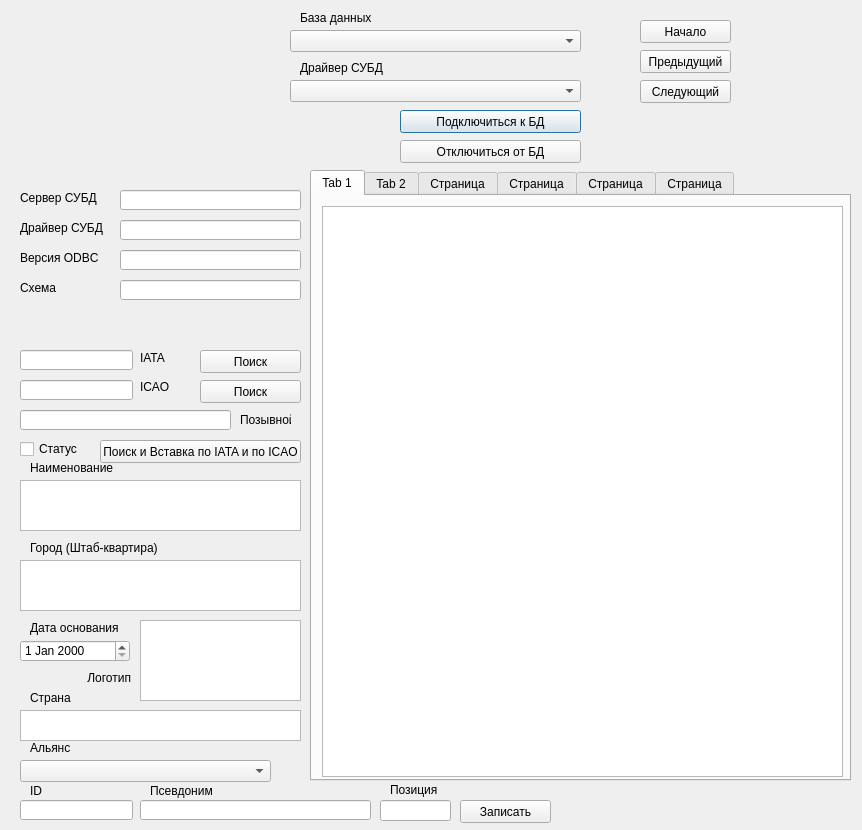
<?xml version="1.0" encoding="UTF-8"?>
<ui version="4.0">
 <class>Dialog</class>
 <widget class="QDialog" name="Dialog">
  <property name="geometry">
   <rect>
    <x>0</x>
    <y>0</y>
    <width>862</width>
    <height>830</height>
   </rect>
  </property>
  <property name="sizePolicy">
   <sizepolicy hsizetype="Fixed" vsizetype="Fixed">
    <horstretch>0</horstretch>
    <verstretch>0</verstretch>
   </sizepolicy>
  </property>
  <property name="windowTitle">
   <string>Dialog</string>
  </property>
  <widget class="QLabel" name="label_12">
   <property name="geometry">
    <rect>
     <x>20</x>
     <y>220</y>
     <width>91</width>
     <height>16</height>
    </rect>
   </property>
   <property name="text">
    <string>Драйвер СУБД</string>
   </property>
  </widget>
  <widget class="QLineEdit" name="lineEdit_ODBCversion">
   <property name="geometry">
    <rect>
     <x>120</x>
     <y>250</y>
     <width>181</width>
     <height>20</height>
    </rect>
   </property>
  </widget>
  <widget class="QLabel" name="label_11">
   <property name="geometry">
    <rect>
     <x>20</x>
     <y>190</y>
     <width>91</width>
     <height>16</height>
    </rect>
   </property>
   <property name="text">
    <string>Сервер СУБД</string>
   </property>
  </widget>
  <widget class="QPushButton" name="pushButton_SelectDB">
   <property name="geometry">
    <rect>
     <x>400</x>
     <y>110</y>
     <width>181</width>
     <height>23</height>
    </rect>
   </property>
   <property name="text">
    <string>Подключиться к БД</string>
   </property>
  </widget>
  <widget class="QLineEdit" name="lineEdit_Driver">
   <property name="geometry">
    <rect>
     <x>120</x>
     <y>220</y>
     <width>181</width>
     <height>20</height>
    </rect>
   </property>
  </widget>
  <widget class="QLineEdit" name="lineEdit_Schema">
   <property name="geometry">
    <rect>
     <x>120</x>
     <y>280</y>
     <width>181</width>
     <height>20</height>
    </rect>
   </property>
  </widget>
  <widget class="QLabel" name="label_14">
   <property name="geometry">
    <rect>
     <x>20</x>
     <y>250</y>
     <width>91</width>
     <height>16</height>
    </rect>
   </property>
   <property name="text">
    <string>Версия ODBC</string>
   </property>
  </widget>
  <widget class="QLabel" name="label_15">
   <property name="geometry">
    <rect>
     <x>20</x>
     <y>280</y>
     <width>91</width>
     <height>16</height>
    </rect>
   </property>
   <property name="text">
    <string>Схема</string>
   </property>
  </widget>
  <widget class="QLineEdit" name="lineEdit_Server">
   <property name="geometry">
    <rect>
     <x>120</x>
     <y>190</y>
     <width>181</width>
     <height>20</height>
    </rect>
   </property>
  </widget>
  <widget class="QPushButton" name="pushButton_Disconnect">
   <property name="geometry">
    <rect>
     <x>400</x>
     <y>140</y>
     <width>181</width>
     <height>23</height>
    </rect>
   </property>
   <property name="text">
    <string>Отключиться от БД</string>
   </property>
  </widget>
  <widget class="QPushButton" name="pushButton_Update">
   <property name="enabled">
    <bool>true</bool>
   </property>
   <property name="geometry">
    <rect>
     <x>460</x>
     <y>800</y>
     <width>91</width>
     <height>23</height>
    </rect>
   </property>
   <property name="text">
    <string>Записать</string>
   </property>
  </widget>
  <widget class="QLabel" name="label_17">
   <property name="geometry">
    <rect>
     <x>30</x>
     <y>780</y>
     <width>111</width>
     <height>21</height>
    </rect>
   </property>
   <property name="text">
    <string>ID</string>
   </property>
  </widget>
  <widget class="QLineEdit" name="lineEdit_Position">
   <property name="geometry">
    <rect>
     <x>380</x>
     <y>800</y>
     <width>71</width>
     <height>21</height>
    </rect>
   </property>
  </widget>
  <widget class="QPushButton" name="pushButton_Begin">
   <property name="geometry">
    <rect>
     <x>640</x>
     <y>20</y>
     <width>91</width>
     <height>23</height>
    </rect>
   </property>
   <property name="text">
    <string>Начало</string>
   </property>
  </widget>
  <widget class="QLineEdit" name="lineEdit_AirLineCodeIATA">
   <property name="geometry">
    <rect>
     <x>20</x>
     <y>350</y>
     <width>113</width>
     <height>20</height>
    </rect>
   </property>
  </widget>
  <widget class="QLineEdit" name="lineEdit_AirLineAlias">
   <property name="geometry">
    <rect>
     <x>140</x>
     <y>800</y>
     <width>231</width>
     <height>20</height>
    </rect>
   </property>
  </widget>
  <widget class="QTextEdit" name="textEdit_AirLineCity">
   <property name="geometry">
    <rect>
     <x>20</x>
     <y>560</y>
     <width>281</width>
     <height>51</height>
    </rect>
   </property>
  </widget>
  <widget class="QLabel" name="label_7">
   <property name="geometry">
    <rect>
     <x>30</x>
     <y>690</y>
     <width>101</width>
     <height>16</height>
    </rect>
   </property>
   <property name="text">
    <string>Страна</string>
   </property>
  </widget>
  <widget class="QTextEdit" name="textEdit_AirLineName">
   <property name="geometry">
    <rect>
     <x>20</x>
     <y>480</y>
     <width>281</width>
     <height>51</height>
    </rect>
   </property>
  </widget>
  <widget class="QPushButton" name="pushButton_SearchByIATA">
   <property name="geometry">
    <rect>
     <x>200</x>
     <y>350</y>
     <width>101</width>
     <height>23</height>
    </rect>
   </property>
   <property name="text">
    <string>Поиск</string>
   </property>
  </widget>
  <widget class="QLabel" name="label_6">
   <property name="geometry">
    <rect>
     <x>30</x>
     <y>620</y>
     <width>181</width>
     <height>16</height>
    </rect>
   </property>
   <property name="text">
    <string>Дата основания</string>
   </property>
  </widget>
  <widget class="QLabel" name="label_3">
   <property name="geometry">
    <rect>
     <x>30</x>
     <y>460</y>
     <width>111</width>
     <height>16</height>
    </rect>
   </property>
   <property name="text">
    <string>Наименование</string>
   </property>
  </widget>
  <widget class="QLabel" name="label_5">
   <property name="geometry">
    <rect>
     <x>30</x>
     <y>540</y>
     <width>151</width>
     <height>16</height>
    </rect>
   </property>
   <property name="text">
    <string>Город (Штаб-квартира)</string>
   </property>
  </widget>
  <widget class="QLabel" name="label_18">
   <property name="geometry">
    <rect>
     <x>390</x>
     <y>780</y>
     <width>61</width>
     <height>20</height>
    </rect>
   </property>
   <property name="text">
    <string>Позиция</string>
   </property>
  </widget>
  <widget class="QLabel" name="label_2">
   <property name="geometry">
    <rect>
     <x>140</x>
     <y>380</y>
     <width>47</width>
     <height>13</height>
    </rect>
   </property>
   <property name="text">
    <string>ICAO</string>
   </property>
  </widget>
  <widget class="QLineEdit" name="lineEdit_AirLineID">
   <property name="geometry">
    <rect>
     <x>20</x>
     <y>800</y>
     <width>113</width>
     <height>20</height>
    </rect>
   </property>
  </widget>
  <widget class="QLabel" name="label_19">
   <property name="geometry">
    <rect>
     <x>150</x>
     <y>780</y>
     <width>111</width>
     <height>21</height>
    </rect>
   </property>
   <property name="text">
    <string>Псевдоним</string>
   </property>
  </widget>
  <widget class="QLabel" name="label">
   <property name="geometry">
    <rect>
     <x>140</x>
     <y>350</y>
     <width>51</width>
     <height>16</height>
    </rect>
   </property>
   <property name="text">
    <string>IATA</string>
   </property>
  </widget>
  <widget class="QLineEdit" name="lineEdit_AirLineCodeICAO">
   <property name="geometry">
    <rect>
     <x>20</x>
     <y>380</y>
     <width>113</width>
     <height>20</height>
    </rect>
   </property>
  </widget>
  <widget class="QPushButton" name="pushButton_Next">
   <property name="geometry">
    <rect>
     <x>640</x>
     <y>80</y>
     <width>91</width>
     <height>23</height>
    </rect>
   </property>
   <property name="text">
    <string>Следующий</string>
   </property>
  </widget>
  <widget class="QTextEdit" name="textEdit_AirLineCountry">
   <property name="geometry">
    <rect>
     <x>20</x>
     <y>710</y>
     <width>281</width>
     <height>31</height>
    </rect>
   </property>
  </widget>
  <widget class="QPushButton" name="pushButton_Previous">
   <property name="geometry">
    <rect>
     <x>640</x>
     <y>50</y>
     <width>91</width>
     <height>23</height>
    </rect>
   </property>
   <property name="text">
    <string>Предыдущий</string>
   </property>
  </widget>
  <widget class="QLabel" name="label_24">
   <property name="geometry">
    <rect>
     <x>240</x>
     <y>410</y>
     <width>51</width>
     <height>20</height>
    </rect>
   </property>
   <property name="text">
    <string>Позывной</string>
   </property>
  </widget>
  <widget class="QLineEdit" name="lineEdit_CallSign">
   <property name="geometry">
    <rect>
     <x>20</x>
     <y>410</y>
     <width>211</width>
     <height>20</height>
    </rect>
   </property>
  </widget>
  <widget class="QPushButton" name="pushButton_SearchByICAO">
   <property name="geometry">
    <rect>
     <x>200</x>
     <y>380</y>
     <width>101</width>
     <height>23</height>
    </rect>
   </property>
   <property name="text">
    <string>Поиск</string>
   </property>
  </widget>
  <widget class="QPushButton" name="pushButton_Insert">
   <property name="geometry">
    <rect>
     <x>100</x>
     <y>440</y>
     <width>201</width>
     <height>23</height>
    </rect>
   </property>
   <property name="text">
    <string>Поиск и Вставка по IATA и по ICAO</string>
   </property>
  </widget>
  <widget class="QLabel" name="label_25">
   <property name="geometry">
    <rect>
     <x>10</x>
     <y>20</y>
     <width>131</width>
     <height>141</height>
    </rect>
   </property>
   <property name="text">
    <string/>
   </property>
   <property name="pixmap">
    <pixmap>Q:/SoftWare Application/GraphicalIDEs/GraphicalResources/Icons/folder.ico</pixmap>
   </property>
  </widget>
  <widget class="QLabel" name="label_26">
   <property name="geometry">
    <rect>
     <x>590</x>
     <y>20</y>
     <width>41</width>
     <height>41</height>
    </rect>
   </property>
   <property name="text">
    <string/>
   </property>
   <property name="pixmap">
    <pixmap>Q:/SoftWare Application/GraphicalIDEs/GraphicalResources/Icons/a_25.ico</pixmap>
   </property>
  </widget>
  <widget class="QLabel" name="label_27">
   <property name="geometry">
    <rect>
     <x>590</x>
     <y>70</y>
     <width>41</width>
     <height>41</height>
    </rect>
   </property>
   <property name="text">
    <string/>
   </property>
   <property name="pixmap">
    <pixmap>Q:/SoftWare Application/GraphicalIDEs/GraphicalResources/Icons/a_21.ico</pixmap>
   </property>
  </widget>
  <widget class="QLabel" name="label_28">
   <property name="geometry">
    <rect>
     <x>350</x>
     <y>120</y>
     <width>41</width>
     <height>41</height>
    </rect>
   </property>
   <property name="text">
    <string/>
   </property>
   <property name="pixmap">
    <pixmap>Q:/SoftWare Application/GraphicalIDEs/GraphicalResources/Icons/a_22.ico</pixmap>
   </property>
  </widget>
  <widget class="QLabel" name="label_29">
   <property name="geometry">
    <rect>
     <x>150</x>
     <y>20</y>
     <width>131</width>
     <height>141</height>
    </rect>
   </property>
   <property name="text">
    <string/>
   </property>
   <property name="pixmap">
    <pixmap>Q:/SoftWare Application/GraphicalIDEs/GraphicalResources/Icons/Device_Drive_Internal_alt_24444.ico</pixmap>
   </property>
  </widget>
  <widget class="QCheckBox" name="checkBox_Status">
   <property name="geometry">
    <rect>
     <x>20</x>
     <y>440</y>
     <width>71</width>
     <height>18</height>
    </rect>
   </property>
   <property name="text">
    <string>Статус</string>
   </property>
  </widget>
  <widget class="QDateEdit" name="dateEdit_CreateDate">
   <property name="geometry">
    <rect>
     <x>20</x>
     <y>640</y>
     <width>110</width>
     <height>22</height>
    </rect>
   </property>
  </widget>
  <widget class="QGraphicsView" name="graphicsView_Logo">
   <property name="geometry">
    <rect>
     <x>140</x>
     <y>620</y>
     <width>161</width>
     <height>81</height>
    </rect>
   </property>
  </widget>
  <widget class="QLabel" name="label_10">
   <property name="geometry">
    <rect>
     <x>30</x>
     <y>740</y>
     <width>211</width>
     <height>16</height>
    </rect>
   </property>
   <property name="text">
    <string>Альянс</string>
   </property>
  </widget>
  <widget class="QComboBox" name="comboBox_Alliance">
   <property name="geometry">
    <rect>
     <x>20</x>
     <y>760</y>
     <width>251</width>
     <height>22</height>
    </rect>
   </property>
  </widget>
  <widget class="QLabel" name="label_22">
   <property name="geometry">
    <rect>
     <x>30</x>
     <y>670</y>
     <width>101</width>
     <height>16</height>
    </rect>
   </property>
   <property name="text">
    <string>Логотип</string>
   </property>
   <property name="alignment">
    <set>Qt::AlignmentFlag::AlignRight|Qt::AlignmentFlag::AlignTrailing|Qt::AlignmentFlag::AlignVCenter</set>
   </property>
  </widget>
  <widget class="QLabel" name="label_16">
   <property name="geometry">
    <rect>
     <x>300</x>
     <y>60</y>
     <width>111</width>
     <height>16</height>
    </rect>
   </property>
   <property name="text">
    <string>Драйвер СУБД</string>
   </property>
  </widget>
  <widget class="QLabel" name="label_8">
   <property name="geometry">
    <rect>
     <x>300</x>
     <y>10</y>
     <width>111</width>
     <height>16</height>
    </rect>
   </property>
   <property name="text">
    <string>База данных</string>
   </property>
  </widget>
  <widget class="QComboBox" name="comboBox_Driver">
   <property name="geometry">
    <rect>
     <x>290</x>
     <y>80</y>
     <width>291</width>
     <height>22</height>
    </rect>
   </property>
  </widget>
  <widget class="QComboBox" name="comboBox_DB">
   <property name="geometry">
    <rect>
     <x>290</x>
     <y>30</y>
     <width>291</width>
     <height>22</height>
    </rect>
   </property>
  </widget>
  <widget class="QTabWidget" name="tabWidget">
   <property name="geometry">
    <rect>
     <x>310</x>
     <y>170</y>
     <width>541</width>
     <height>611</height>
    </rect>
   </property>
   <property name="currentIndex">
    <number>0</number>
   </property>
   <widget class="QWidget" name="tab_1">
    <attribute name="title">
     <string>Tab 1</string>
    </attribute>
    <widget class="QTextEdit" name="textEdit_AirLineDescription">
     <property name="geometry">
      <rect>
       <x>10</x>
       <y>10</y>
       <width>521</width>
       <height>571</height>
      </rect>
     </property>
    </widget>
   </widget>
   <widget class="QWidget" name="tab_2">
    <attribute name="title">
     <string>Tab 2</string>
    </attribute>
    <widget class="QTableWidget" name="tab_2_tableWidget_1">
     <property name="geometry">
      <rect>
       <x>10</x>
       <y>10</y>
       <width>521</width>
       <height>571</height>
      </rect>
     </property>
    </widget>
   </widget>
   <widget class="QWidget" name="tab_3">
    <attribute name="title">
     <string>Страница</string>
    </attribute>
    <widget class="QTreeWidget" name="tab_3_treeWidget_Hubs">
     <property name="geometry">
      <rect>
       <x>10</x>
       <y>10</y>
       <width>521</width>
       <height>571</height>
      </rect>
     </property>
     <column>
      <property name="text">
       <string notr="true">1</string>
      </property>
     </column>
    </widget>
   </widget>
   <widget class="QWidget" name="tab_4">
    <attribute name="title">
     <string>Страница</string>
    </attribute>
    <widget class="QListWidget" name="tab_4_listWidget_1">
     <property name="geometry">
      <rect>
       <x>10</x>
       <y>10</y>
       <width>521</width>
       <height>571</height>
      </rect>
     </property>
    </widget>
   </widget>
   <widget class="QWidget" name="tab_5">
    <attribute name="title">
     <string>Страница</string>
    </attribute>
    <widget class="QToolBox" name="tab_5_toolBox_1">
     <property name="geometry">
      <rect>
       <x>20</x>
       <y>10</y>
       <width>57</width>
       <height>561</height>
      </rect>
     </property>
     <property name="currentIndex">
      <number>0</number>
     </property>
     <widget class="QWidget" name="page_1">
      <property name="geometry">
       <rect>
        <x>0</x>
        <y>0</y>
        <width>98</width>
        <height>28</height>
       </rect>
      </property>
      <attribute name="label">
       <string>Page 1</string>
      </attribute>
     </widget>
     <widget class="QWidget" name="page">
      <property name="geometry">
       <rect>
        <x>0</x>
        <y>0</y>
        <width>98</width>
        <height>28</height>
       </rect>
      </property>
      <attribute name="label">
       <string>Страница</string>
      </attribute>
     </widget>
     <widget class="QWidget" name="page_3">
      <property name="geometry">
       <rect>
        <x>0</x>
        <y>0</y>
        <width>98</width>
        <height>28</height>
       </rect>
      </property>
      <attribute name="label">
       <string>Страница</string>
      </attribute>
     </widget>
     <widget class="QWidget" name="page_4">
      <property name="geometry">
       <rect>
        <x>0</x>
        <y>0</y>
        <width>98</width>
        <height>28</height>
       </rect>
      </property>
      <attribute name="label">
       <string>Страница</string>
      </attribute>
     </widget>
     <widget class="QWidget" name="page_2">
      <property name="geometry">
       <rect>
        <x>0</x>
        <y>0</y>
        <width>98</width>
        <height>28</height>
       </rect>
      </property>
      <attribute name="label">
       <string>Page 2</string>
      </attribute>
     </widget>
    </widget>
    <widget class="QTreeView" name="tab_5_treeView_1">
     <property name="geometry">
      <rect>
       <x>85</x>
       <y>10</y>
       <width>441</width>
       <height>571</height>
      </rect>
     </property>
    </widget>
   </widget>
   <widget class="QWidget" name="tab_6">
    <attribute name="title">
     <string>Страница</string>
    </attribute>
    <widget class="QTableView" name="tab_6_tableView_1">
     <property name="geometry">
      <rect>
       <x>10</x>
       <y>10</y>
       <width>521</width>
       <height>571</height>
      </rect>
     </property>
    </widget>
   </widget>
  </widget>
 </widget>
 <resources/>
 <connections/>
</ui>
